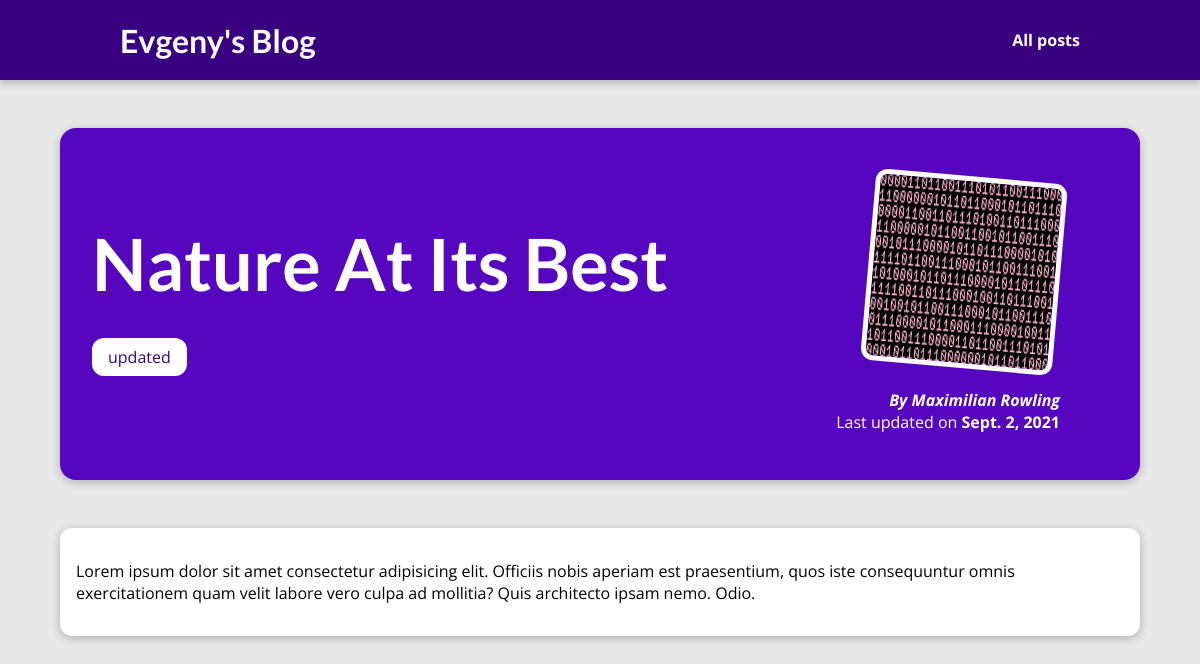
Before: /blog/posts/nature-at-its-best with the older database file.
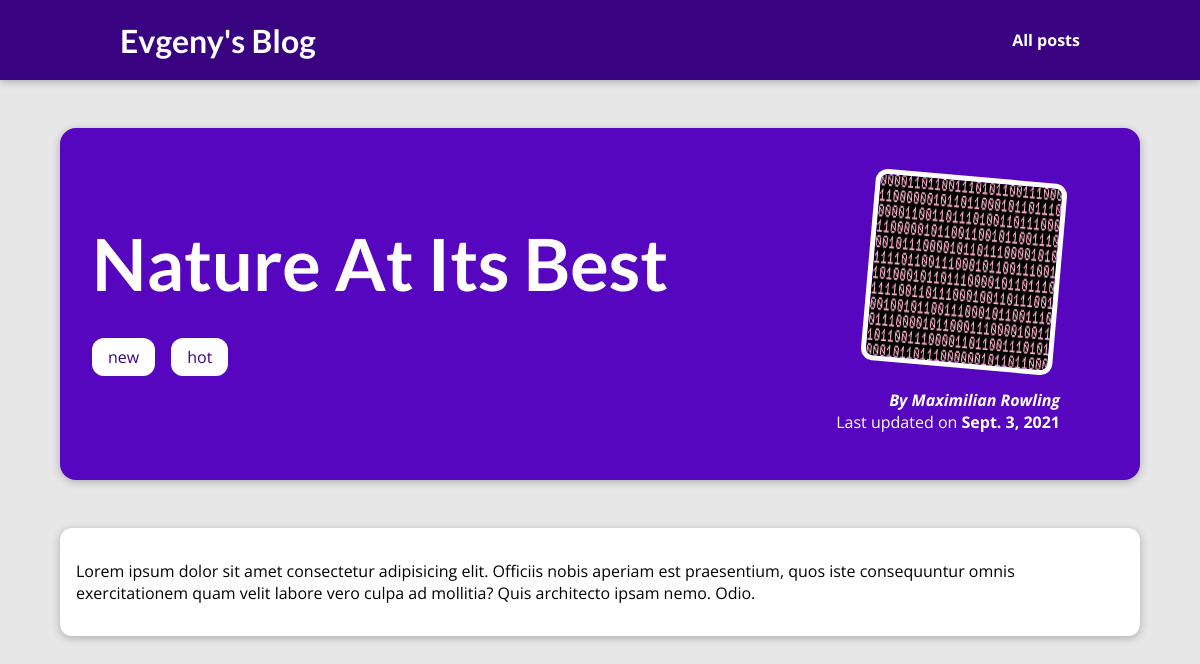
After: the same page with the newer database file.
### blog/models.py (models this page shows, shortened)
class Post(models.Model):
    title = models.CharField(max_length=20)
    excerpt = models.CharField(max_length=100)
    image = models.CharField(max_length=50, null=True)
    date = models.DateField(auto_now=True)
    time = models.TimeField(auto_now=True, null=True)
    slug = models.SlugField(unique=True)
    content = models.TextField(validators=[MinLengthValidator(10)])
    author = models.ForeignKey(Author, on_delete=models.SET_NULL, null=True, related_name="posts")
    tags = models.ManyToManyField(Tag)

class Tag(models.Model):
    caption = models.CharField(max_length=10)
    def __str__(self):
        return self.caption

class Author(models.Model):
    first_name = models.CharField(max_length=100)
    last_name = models.CharField(max_length=100)
    email = models.EmailField(max_length=150)
    def full_name(self):
        return f'{self.first_name} {self.last_name}'
    def __str__(self):
        return self.full_name()

### blog/views.py (the view)
# urls.py: path('posts/<slug:slug>', views.post_detail, name='post-detail-page')
def post_detail(request, slug):
    identified_post = get_object_or_404(Post, slug=slug)
    return render(request, 'blog/post-detail.html', {
        'post': identified_post,
        'post_tags': identified_post.tags.all()
    })

### blog/templates/blog/post-detail.html (shortened to what this page needs)
{% extends 'base.html' %}
{% load static %}
{% block css_files %}
    <link rel="stylesheet" href="{% static 'blog/post-detail.css' %}">
{% endblock %}
{% block content%}
<section id="summary">
    <h2>{{ post.title }}</h2>
    <div class="tags">
        {% for tag in post_tags %}
            <div class="tag"> {{ tag }} </div>
        {% endfor %}
    </div>
    <article>
        <img src="{% static 'blog/images/'|add:post.image %}">
        <address>By <a href="mailto:{{ post.author.email }}">{{ post.author }}</a></address>
        <div>
            Last updated on
            <time>{{ post.date }}</time>
        </div>
    </article>
</section>
<main>
    {{ post.content|linebreaks }}
</main>
{% endblock %}

### templates/base.html (shortened to what this page needs)
{% load static %}
<!doctype html>
<html lang="en">
<head>
    <link rel="stylesheet" href="{% static 'app.css' %}">
    {% block css_files %}{% endblock %}
</head>
<body>
    <header id="main-navigation">
        <h1><a href="{% url 'starting-page'%}">Evgeny's Blog</a></h1>
        <nav>
            <a href="{% url 'posts-page' %}">All posts</a>
        </nav>
    </header>
    {% block content %}
    {% endblock %}
</body>
</html>

### static/app.css (style rules this page uses)
* { box-sizing: border-box; }
html { font-family: 'Open Sans', 'Lato', sans-serif; }
body { margin: 0; }
h1, h2, h3 { font-family: 'Lato', sans-serif; font-weight: bold; }
#main-navigation { width: 100%; height: 5rem; display: flex; justify-content: space-between; align-items: center; padding: 0 10%; position: absolute; top: 0; left: 0; }
#main-navigation a { text-decoration: none; color: white; font-weight: bold; }

### blog/static/blog/post-detail.css (style rules this page uses)
body { background-color: #e7e7e7; }
#main-navigation { background-color: #390281; box-shadow: 0 2px 8px rgba(0, 0, 0, 0.25); }
#summary { margin: 8rem auto 3rem auto; padding: 2rem; width: 90%; max-width: 90rem; border-radius: 16px; background-color: #5706c0; position: relative; box-shadow: 0 2px 8px rgba(0, 0, 0, 0.25); height: 22rem; }
#summary h2 { color: white; font-size: 4.5rem; margin-bottom: 2rem; }
.tags { display: flex; }
.tag { background-color: white; color: #390281; padding: 0.5rem 1rem; border-radius: 12px; margin-right: 1rem; }
#summary article { position: absolute; top: 2rem; right: 3rem; padding: 1rem 2rem; border-radius: 12px; text-align: right; color: white; }
#summary article img { width: 12rem; height: 12rem; border-radius: 12px; transform: rotateZ(5deg); border: 5px solid white; margin-bottom: 1rem; }
#summary address { font-weight: bold; }
#summary a { color: white; text-decoration: none; }
#summary time { font-weight: bold; }
main { width: 90%; max-width: 90rem; margin: 3rem auto; background-color: white; padding: 1rem; border-radius: 12px; box-shadow: 0 2px 8px rgba(0, 0, 0, 0.25); }

Changed rows visible on the page:
no longer on this page (row unchanged): Tag: caption "updated"
changed Post "Nature At Its Best": date "Sept. 2, 2021" → "Sept. 3, 2021"
now on this page (row unchanged): Tag: caption "new"
added Tag: caption "hot"
